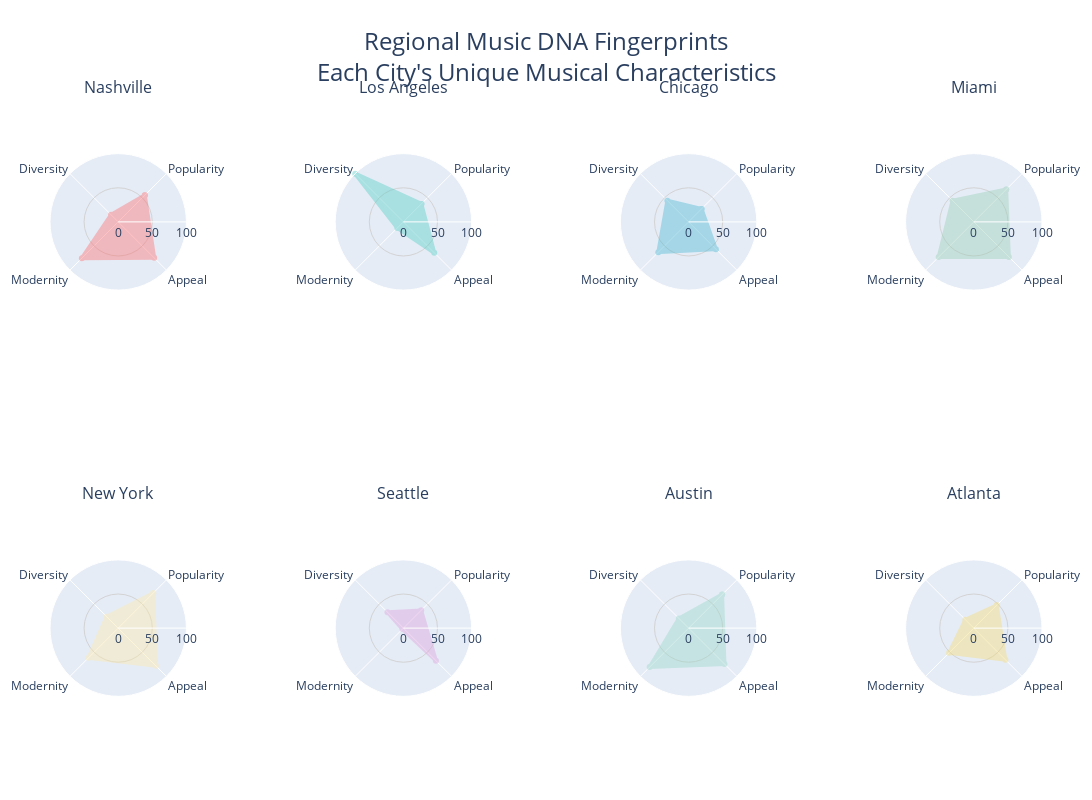

Write notebook code for a chart like this one.
### Code cell
#musical dna fingerprints
print('Creating Musical DNA Fingerprints')

try:
    dna_fig, city_profiles = create_musical_dna_fingerprint(df)
    dna_fig.show()
except:
    # Fallback to cleaner bar chart version
    print("Using alternative clean visualization...")
    cards_fig, city_data = create_city_profile_cards(df)
    cards_fig.show()

print('\nCity Profile Summary:')
for city, profile in city_profiles.items():
    print(f'\n{city}:')
    for metric, value in profile.items():
        print(f'  {metric}: {value:.1f}')

### Figure 1 — Plotly figure (JSON) as saved in the notebook; plotly's stock layout.template omitted (floating-point values rounded to 4 significant figures)
{"data": [{"fill": "toself", "fillcolor": "#FF6B6B", "line": {"color": "#FF6B6B", "width": 4}, "name": "Nashville", "opacity": 0.4, "r": [55.23, 14.68, 75.32, 74.61, 55.23], "subplot": "polar", "theta": ["Popularity", "Diversity", "Modernity", "Appeal", "Popularity"], "type": "scatterpolar"}, {"fill": "toself", "fillcolor": "#4ECDC4", "line": {"color": "#4ECDC4", "width": 4}, "name": "Los Angeles", "opacity": 0.4, "r": [37.29, 100, 12.51, 63.97, 37.29], "subplot": "polar2", "theta": ["Popularity", "Diversity", "Modernity", "Appeal", "Popularity"], "type": "scatterpolar"}, {"fill": "toself", "fillcolor": "#45B7D1", "line": {"color": "#45B7D1", "width": 4}, "name": "Chicago", "opacity": 0.4, "r": [26.8, 44.04, 62.78, 56.5, 26.8], "subplot": "polar3", "theta": ["Popularity", "Diversity", "Modernity", "Appeal", "Popularity"], "type": "scatterpolar"}, {"fill": "toself", "fillcolor": "#96CEB4", "line": {"color": "#96CEB4", "width": 4}, "name": "Miami", "opacity": 0.4, "r": [67.19, 44.04, 72.89, 72.7, 67.19], "subplot": "polar4", "theta": ["Popularity", "Diversity", "Modernity", "Appeal", "Popularity"], "type": "scatterpolar"}, {"fill": "toself", "fillcolor": "#FFEAA7", "line": {"color": "#FFEAA7", "width": 4}, "name": "New York", "opacity": 0.4, "r": [72.48, 23.85, 61.63, 78.07, 72.48], "subplot": "polar5", "theta": ["Popularity", "Diversity", "Modernity", "Appeal", "Popularity"], "type": "scatterpolar"}, {"fill": "toself", "fillcolor": "#DDA0DD", "line": {"color": "#DDA0DD", "width": 4}, "name": "Seattle", "opacity": 0.4, "r": [36.72, 33.03, 1.939, 67.41, 36.72], "subplot": "polar6", "theta": ["Popularity", "Diversity", "Modernity", "Appeal", "Popularity"], "type": "scatterpolar"}, {"fill": "toself", "fillcolor": "#98D8C8", "line": {"color": "#98D8C8", "width": 4}, "name": "Austin", "opacity": 0.4, "r": [69.48, 20.18, 80.78, 74.41, 69.48], "subplot": "polar7", "theta": ["Popularity", "Diversity", "Modernity", "Appeal", "Popularity"], "type": "scatterpolar"}, {"fill": "toself", "fillcolor": "#F7DC6F", "line": {"color": "#F7DC6F", "width": 4}, "name": "Atlanta", "opacity": 0.4, "r": [47.47, 17.43, 51.23, 65.51, 47.47], "subplot": "polar8", "theta": ["Popularity", "Diversity", "Modernity", "Appeal", "Popularity"], "type": "scatterpolar"}], "layout": {"annotations": [{"font": {"size": 16}, "showarrow": false, "text": "Nashville", "x": 0.06875, "xanchor": "center", "xref": "paper", "y": 1, "yanchor": "bottom", "yref": "paper"}, {"font": {"size": 16}, "showarrow": false, "text": "Los Angeles", "x": 0.3562, "xanchor": "center", "xref": "paper", "y": 1, "yanchor": "bottom", "yref": "paper"}, {"font": {"size": 16}, "showarrow": false, "text": "Chicago", "x": 0.6437, "xanchor": "center", "xref": "paper", "y": 1, "yanchor": "bottom", "yref": "paper"}, {"font": {"size": 16}, "showarrow": false, "text": "Miami", "x": 0.9313, "xanchor": "center", "xref": "paper", "y": 1, "yanchor": "bottom", "yref": "paper"}, {"font": {"size": 16}, "showarrow": false, "text": "New York", "x": 0.06875, "xanchor": "center", "xref": "paper", "y": 0.375, "yanchor": "bottom", "yref": "paper"}, {"font": {"size": 16}, "showarrow": false, "text": "Seattle", "x": 0.3562, "xanchor": "center", "xref": "paper", "y": 0.375, "yanchor": "bottom", "yref": "paper"}, {"font": {"size": 16}, "showarrow": false, "text": "Austin", "x": 0.6437, "xanchor": "center", "xref": "paper", "y": 0.375, "yanchor": "bottom", "yref": "paper"}, {"font": {"size": 16}, "showarrow": false, "text": "Atlanta", "x": 0.9313, "xanchor": "center", "xref": "paper", "y": 0.375, "yanchor": "bottom", "yref": "paper"}], "font": {"size": 12}, "height": 800, "margin": {"b": 50, "l": 50, "r": 50, "t": 100}, "polar": {"angularaxis": {"rotation": 45, "tickfont": {"size": 12}}, "domain": {"x": [0, 0.1375], "y": [0.625, 1]}, "radialaxis": {"dtick": 50, "gridcolor": "lightgray", "gridwidth": 1, "range": [0, 100], "tick0": 0, "tickmode": "linear", "visible": true}}, "polar2": {"angularaxis": {"rotation": 45, "tickfont": {"size": 12}}, "domain": {"x": [0.2875, 0.425], "y": [0.625, 1]}, "radialaxis": {"dtick": 50, "gridcolor": "lightgray", "gridwidth": 1, "range": [0, 100], "tick0": 0, "tickmode": "linear", "visible": true}}, "polar3": {"angularaxis": {"rotation": 45, "tickfont": {"size": 12}}, "domain": {"x": [0.575, 0.7125], "y": [0.625, 1]}, "radialaxis": {"dtick": 50, "gridcolor": "lightgray", "gridwidth": 1, "range": [0, 100], "tick0": 0, "tickmode": "linear", "visible": true}}, "polar4": {"angularaxis": {"rotation": 45, "tickfont": {"size": 12}}, "domain": {"x": [0.8625, 1], "y": [0.625, 1]}, "radialaxis": {"dtick": 50, "gridcolor": "lightgray", "gridwidth": 1, "range": [0, 100], "tick0": 0, "tickmode": "linear", "visible": true}}, "polar5": {"angularaxis": {"rotation": 45, "tickfont": {"size": 12}}, "domain": {"x": [0, 0.1375], "y": [0, 0.375]}, "radialaxis": {"dtick": 50, "gridcolor": "lightgray", "gridwidth": 1, "range": [0, 100], "tick0": 0, "tickmode": "linear", "visible": true}}, "polar6": {"angularaxis": {"rotation": 45, "tickfont": {"size": 12}}, "domain": {"x": [0.2875, 0.425], "y": [0, 0.375]}, "radialaxis": {"dtick": 50, "gridcolor": "lightgray", "gridwidth": 1, "range": [0, 100], "tick0": 0, "tickmode": "linear", "visible": true}}, "polar7": {"angularaxis": {"rotation": 45, "tickfont": {"size": 12}}, "domain": {"x": [0.575, 0.7125], "y": [0, 0.375]}, "radialaxis": {"dtick": 50, "gridcolor": "lightgray", "gridwidth": 1, "range": [0, 100], "tick0": 0, "tickmode": "linear", "visible": true}}, "polar8": {"angularaxis": {"rotation": 45, "tickfont": {"size": 12}}, "domain": {"x": [0.8625, 1], "y": [0, 0.375]}, "radialaxis": {"dtick": 50, "gridcolor": "lightgray", "gridwidth": 1, "range": [0, 100], "tick0": 0, "tickmode": "linear", "visible": true}}, "showlegend": false, "title": {"font": {"size": 24}, "text": "Regional Music DNA Fingerprints<br>Each City's Unique Musical Characteristics", "x": 0.5}, "width": 1200}}
